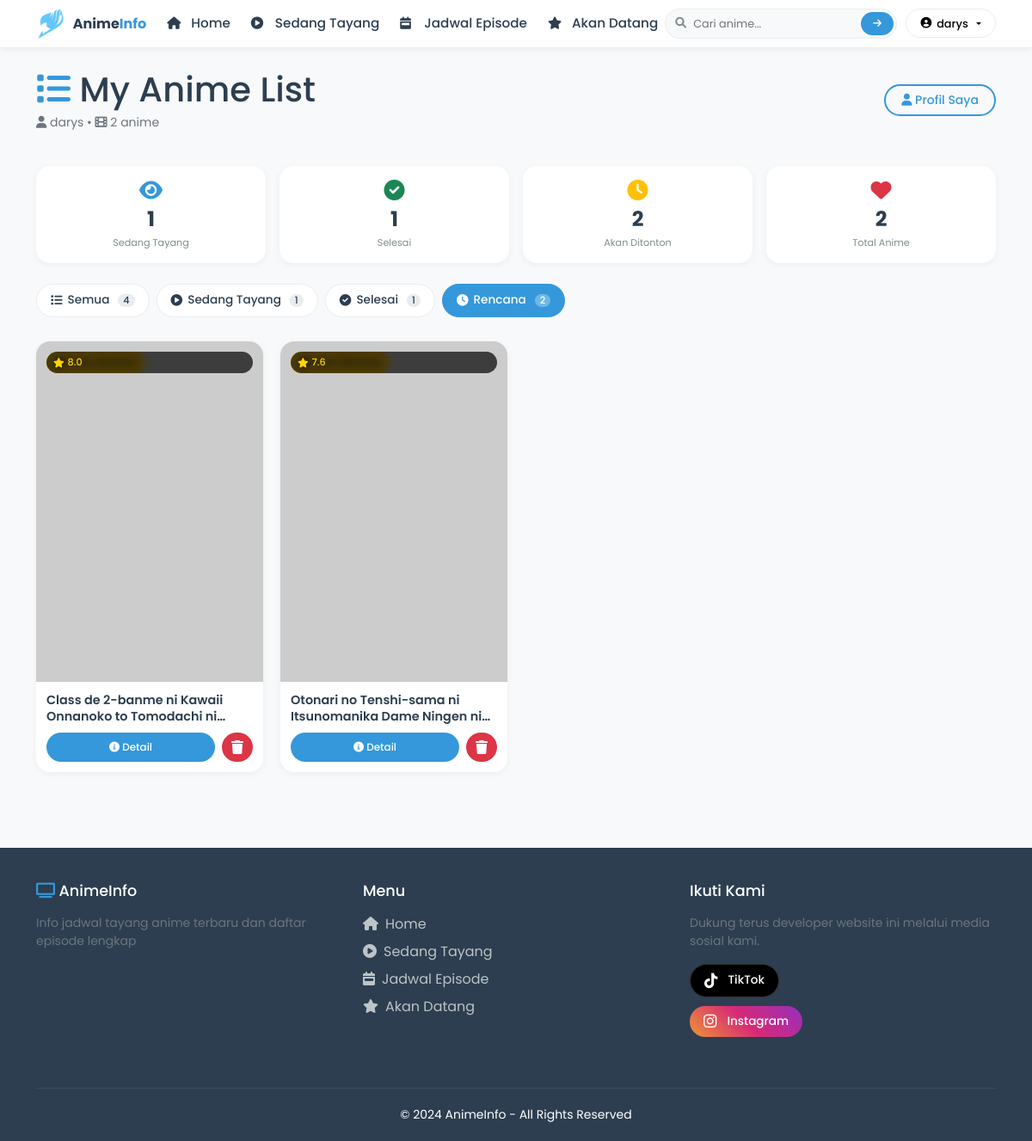
The app's page /mylist.php?status=planned (signed in) with its own data.
### tables this page shows
CREATE TABLE `user_anime_list` (
  `id` int NOT NULL,
  `user_id` int NOT NULL,
  `anime_id` int NOT NULL,
  `anime_title` varchar(255) NOT NULL,
  `anime_image` varchar(500) DEFAULT NULL,
  `anime_score` decimal(3,1) DEFAULT NULL,
  `anime_status` enum('watching','completed','planned','dropped','on_hold') DEFAULT 'planned',
  `anime_progress` int DEFAULT '0',
  `anime_total_episodes` int DEFAULT '0',
  `added_at` timestamp NULL DEFAULT CURRENT_TIMESTAMP,
  `updated_at` timestamp NULL DEFAULT CURRENT_TIMESTAMP ON UPDATE CURRENT_TIMESTAMP
);

### config/auth.php (called while the page is built, shortened)
<?php
class Auth {
    public function __construct() {
        $this->db = new Database();
    }
    public function isLoggedIn() {
        if (session_status() === PHP_SESSION_ACTIVE) {
            return isset($_SESSION['user_id']) && isset($_SESSION['logged_in']) && $_SESSION['logged_in'] === true;
        }
        return false;
    }
    public function getCurrentUser() {
        if ($this->isLoggedIn()) {
            return [
                'id' => $_SESSION['user_id'],
                'username' => $_SESSION['username'],
                'email' => $_SESSION['email'],
                'avatar' => $_SESSION['avatar'] ?? 'default-avatar.png'
            ];
        }
        return null;
    }
}
?>

### config/database.example.php (called while the page is built, shortened)
<?php
class Database {
    private $host = 'localhost';
    private $db_name = 'anime_db';
    private $username = 'root';
    private $password = '';
    public function getConnection() {
        $this->conn = null;
        try {
            $this->conn = new PDO(
                "mysql:host=" . $this->host . ";dbname=" . $this->db_name,
                $this->username,
                $this->password
            );
            $this->conn->setAttribute(PDO::ATTR_ERRMODE, PDO::ERRMODE_EXCEPTION);
            $this->conn->exec("set names utf8");
        } catch(PDOException $e) {
            error_log("Connection error: " . $e->getMessage());
        }
        return $this->conn;
    }
}
?>

### config/anime_list.php (called while the page is built, shortened)
<?php
class AnimeList {
    private $conn;
    public function __construct() {
        $this->db = new Database();
        $this->conn = $this->db->getConnection();
    }
    public function getUserAnimeList($user_id, $status = null, $limit = 24, $offset = 0) {
        try {
            $query = "SELECT * FROM user_anime_list WHERE user_id = :user_id";
            if ($status && $status != 'all') {
                $query .= " AND anime_status = :status";
            }
            $query .= " ORDER BY added_at DESC LIMIT :limit OFFSET :offset";
            $stmt = $this->conn->prepare($query);
            $stmt->bindParam(':user_id', $user_id);
            if ($status && $status != 'all') {
                $stmt->bindParam(':status', $status);
            }
            $stmt->bindParam(':limit', $limit, PDO::PARAM_INT);
            $stmt->bindParam(':offset', $offset, PDO::PARAM_INT);
            $stmt->execute();
            return $stmt->fetchAll(PDO::FETCH_ASSOC);
        } catch(PDOException $e) {
            error_log("Get User Anime List Error: " . $e->getMessage());
            return [];
        }
    }
    public function getListCount($user_id, $status = null) {
        try {
            $query = "SELECT COUNT(*) as total FROM user_anime_list WHERE user_id = :user_id";
            if ($status && $status != 'all') {
                $query .= " AND anime_status = :status";
            }
            $stmt = $this->conn->prepare($query);
            $stmt->bindParam(':user_id', $user_id);
            if ($status && $status != 'all') {
                $stmt->bindParam(':status', $status);
            }
            $stmt->execute();
            $result = $stmt->fetch(PDO::FETCH_ASSOC);
            return $result['total'];
        } catch(PDOException $e) {
            error_log("Get List Count Error: " . $e->getMessage());
            return 0;
        }
    }
}
?>

### mylist.php (the view, shortened to what this page needs)
<?php
require_once 'config/auth.php';
require_once 'config/anime_list.php';
include 'includes/header.php';
$auth = new Auth();
$animeList = new AnimeList();
$user = $auth->getCurrentUser();
$status = isset($_GET['status']) ? $_GET['status'] : 'all';
$page = isset($_GET['page']) ? (int)$_GET['page'] : 1;
$limit = 12;
$offset = ($page - 1) * $limit;
$animes = [];
$totalCount = 0;
if ($status === 'all') {
    $animes = $animeList->getUserAnimeList($user['id'], null, $limit, $offset);
    $totalCount = $animeList->getListCount($user['id']);
} else {
    $animes = $animeList->getUserAnimeList($user['id'], $status, $limit, $offset);
    $totalCount = $animeList->getListCount($user['id'], $status);
}
$statusLabels = [
    'watching' => 'Sedang Tayang',
    'completed' => 'Selesai',
    'planned' => 'Akan Ditonton',
    'dropped' => 'Berhenti',
    'on_hold' => 'Ditunda'
];
$statusIcons = [
    'watching' => 'fa-play-circle',
    'completed' => 'fa-check-circle',
    'planned' => 'fa-clock',
    'dropped' => 'fa-times-circle',
    'on_hold' => 'fa-pause-circle'
];
?>
<div class="mylist-page">
    <div class="mylist-header mb-4">
        <div class="d-flex flex-column flex-md-row justify-content-between align-items-start align-items-md-center gap-3">
            <div>
                <h1 class="mb-1">
                    <i class="fas fa-list text-primary"></i>
                    My Anime List
                </h1>
                <p class="text-muted small mb-0">
                    <i class="fas fa-user"></i> <?php echo htmlspecialchars($user['username']); ?> •
                    <i class="fas fa-film"></i> <?php echo $totalCount; ?> anime
                </p>
            </div>
            <a href="profile.php" class="btn btn-outline-primary btn-sm">
                <i class="fas fa-user"></i> Profil Saya
            </a>
        </div>
    </div>
    <div class="row stats-row g-2 g-md-3 mb-4">
        <div class="col-6 col-md-3">
            <div class="stat-card text-center p-2 p-md-3">
                <div class="stat-icon">
                    <i class="fas fa-eye text-primary"></i>
                </div>
                <div class="stat-value"><?php echo $animeList->getListCount($user['id'], 'watching'); ?></div>
                <div class="stat-label">Sedang Tayang</div>
            </div>
        </div>
        <div class="col-6 col-md-3">
            <div class="stat-card text-center p-2 p-md-3">
                <div class="stat-icon">
                    <i class="fas fa-check-circle text-success"></i>
                </div>
                <div class="stat-value"><?php echo $animeList->getListCount($user['id'], 'completed'); ?></div>
                <div class="stat-label">Selesai</div>
            </div>
        </div>
        <div class="col-6 col-md-3">
            <div class="stat-card text-center p-2 p-md-3">
                <div class="stat-icon">
                    <i class="fas fa-clock text-warning"></i>
                </div>
                <div class="stat-value"><?php echo $animeList->getListCount($user['id'], 'planned'); ?></div>
                <div class="stat-label">Akan Ditonton</div>
            </div>
        </div>
        <div class="col-6 col-md-3">
            <div class="stat-card text-center p-2 p-md-3">
                <div class="stat-icon">
                    <i class="fas fa-heart text-danger"></i>
                </div>
                <div class="stat-value"><?php echo $totalCount; ?></div>
                <div class="stat-label">Total Anime</div>
            </div>
        </div>
    </div>
    <div class="filter-tabs-wrapper mb-4">
        <div class="filter-tabs-scroll">
            <div class="filter-tabs d-flex gap-2">
                <a href="?status=all" class="filter-tab <?php echo $status === 'all' ? 'active' : ''; ?>">
                    <i class="fas fa-list"></i>
                    <span>Semua</span>
                    <span class="badge"><?php echo $animeList->getListCount($user['id']); ?></span>
                </a>
                <a href="?status=watching" class="filter-tab <?php echo $status === 'watching' ? 'active' : ''; ?>">
                    <i class="fas fa-play-circle"></i>
                    <span>Sedang Tayang</span>
                    <span class="badge"><?php echo $animeList->getListCount($user['id'], 'watching'); ?></span>
                </a>
                <a href="?status=completed" class="filter-tab <?php echo $status === 'completed' ? 'active' : ''; ?>">
                    <i class="fas fa-check-circle"></i>
                    <span>Selesai</span>
                    <span class="badge"><?php echo $animeList->getListCount($user['id'], 'completed'); ?></span>
                </a>
                <a href="?status=planned" class="filter-tab <?php echo $status === 'planned' ? 'active' : ''; ?>">
                    <i class="fas fa-clock"></i>
                    <span>Rencana</span>
                    <span class="badge"><?php echo $animeList->getListCount($user['id'], 'planned'); ?></span>
                </a>
            </div>
        </div>
    </div>
    <?php if (empty($animes)): ?>
        <div class="empty-state text-center py-5">
            <div class="empty-icon">
                <i class="fas fa-folder-open fa-4x text-muted"></i>
            </div>
            <h4 class="mt-3">Belum ada anime di list Anda</h4>
            <p class="text-muted">Mulai tambahkan anime favorit Anda dengan mengklik tombol "Tambah ke My List" di halaman detail anime.</p>
            <a href="airing.php" class="btn btn-primary mt-2">
                <i class="fas fa-search"></i> Jelajahi Anime
            </a>
        </div>
    <?php else: ?>
        <div class="anime-list-grid">
            <?php foreach ($animes as $anime): ?>
                <div class="anime-list-card" onclick="window.location.href='detail.php?id=<?php echo $anime['anime_id']; ?>'">
                    <div class="card-image">
                        <img src="<?php echo $anime['anime_image']; ?>"
                             alt="<?php echo htmlspecialchars($anime['anime_title']); ?>"
                             onerror="this.src='https://via.placeholder.com/300x450?text=No+Image'">
                        <div class="status-badge status-<?php echo $anime['anime_status']; ?>">
                            <i class="fas <?php echo $statusIcons[$anime['anime_status']] ?? 'fa-tv'; ?>"></i>
                            <span><?php echo $statusLabels[$anime['anime_status']] ?? $anime['anime_status']; ?></span>
                        </div>
                        <?php if ($anime['anime_score']): ?>
                        <div class="score-badge">
                            <i class="fas fa-star"></i> <?php echo number_format($anime['anime_score'], 1); ?>
                        </div>
                        <?php endif; ?>
                    </div>
                    <div class="card-content">
                        <h3 class="anime-title"><?php echo htmlspecialchars($anime['anime_title']); ?></h3>
                        <div class="card-actions">
                            <a href="detail.php?id=<?php echo $anime['anime_id']; ?>" class="btn-detail">
                                <i class="fas fa-info-circle"></i> Detail
                            </a>
                            <button class="btn-remove" onclick="event.stopPropagation(); removeAnime(<?php echo $anime['anime_id']; ?>, '<?php echo addslashes($anime['anime_title']); ?>')">
                                <i class="fas fa-trash"></i>
                            </button>
                        </div>
                    </div>
                </div>
            <?php endforeach; ?>
        </div>
    <?php endif; ?>
</div>
<?php include 'includes/footer.php'; ?>

### css/style.css (style rules this page uses)
:root { --primary-color: #3498db; --primary-dark: #2980b9; --primary-light: #ebf5ff; --primary-soft: #d6eaf8; --secondary-color: #2c3e50; --accent-color: #e74c3c; --text-dark: #2c3e50; --text-light: #7f8c8d; --text-muted: #95a5a6; --bg-white: #ffffff; --bg-light: #f8f9fa; --bg-gray: #f1f2f6; --border-color: #e9ecef; --shadow-sm: 0 2px 8px rgba(0, 0, 0, 0.05); --shadow-md: 0 4px 12px rgba(0, 0, 0, 0.08); --shadow-lg: 0 8px 24px rgba(0, 0, 0, 0.12); --shadow-xl: 0 20px 35px -12px rgba(0, 0, 0, 0.2); }
* { margin: 0; padding: 0; box-sizing: border-box; }
body { font-family: 'Poppins', 'Segoe UI', Tahoma, Geneva, Verdana, sans-serif; background: var(--bg-light); color: var(--text-dark); min-height: 100vh; display: flex; flex-direction: column; line-height: 1.5; }
.score-badge { position: absolute; top: 12px; left: 12px; background: rgba(0, 0, 0, 0.75); backdrop-filter: blur(4px); padding: 4px 10px; border-radius: 30px; font-size: 0.85rem; font-weight: 600; color: #ffd700; display: flex; align-items: center; gap: 4px; z-index: 2; }
.score-badge i { font-size: 0.7rem; }
.card-content { padding: 16px; flex: 1; display: flex; flex-direction: column; }
.anime-title { margin-bottom: 4px; }
.btn-outline-primary { border: 2px solid var(--primary-color); background: transparent; color: var(--primary-color); border-radius: 50px; padding: 6px 18px; font-weight: 500; transition: all 0.3s ease; }
.badge { padding: 4px 10px; border-radius: 50px; font-weight: 500; }
.text-primary { color: var(--primary-color) !important; }

### includes/header.php (style rules this page uses)
* { margin: 0; padding: 0; box-sizing: border-box; }
body { font-family: 'Poppins', sans-serif; overflow-x: hidden; }

### records on screen
user_anime_list: anime_status "Akan Ditonton", anime_score "8.0", anime_title "Class de 2-banme ni Kawaii Onnanoko to Tomodachi…"
user_anime_list: anime_status "Akan Ditonton", anime_score "7.6", anime_title "Otonari no Tenshi-sama ni Itsunomanika Dame Ningen…"

### other values on screen
$currentUser['username'] "darys"
$user['username'] "darys"
$totalCount "2"
$animeList->getListCount($user['id'], 'watching') "1"
$animeList->getListCount($user['id'], 'completed') "1"
$animeList->getListCount($user['id'], 'planned') "2"
$animeList->getListCount($user['id']) "4"
